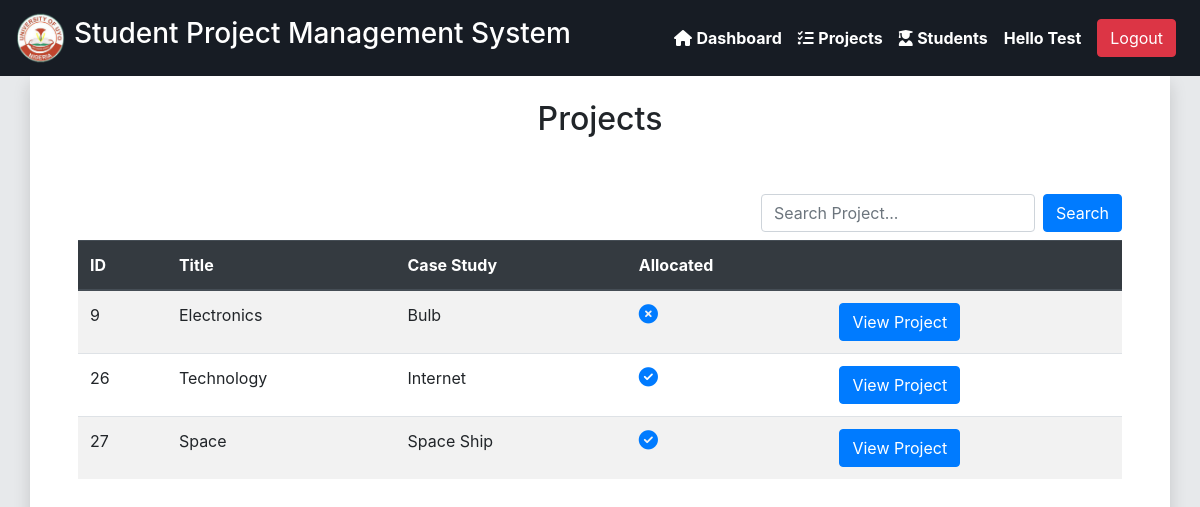
The app's page /project-list/ (signed in) with its own data.
### spa/models.py (models this page shows, shortened)
class Project(models.Model):
	title = models.CharField(max_length=200)
	case_study = models.CharField(max_length=200)
	@property
	def allocated(self):
		if self.student_set.all().count() > 0:
			return True
		return False

### spa/views.py (the view)
class ProjectListView(LoginRequiredMixin, generic.ListView):
	template_name = 'spa/project-list.html'
	def get_queryset(self, *args, **kwargs):
		search = self.request.GET.get('search') or ''
		queryset = Project.objects.filter(Q(title__icontains=search) | Q(case_study__icontains=search))
		return queryset

### spa/templates/spa/project-list.html (shortened to what this page needs)
{% extends 'base.html' %}
{% block content %}
	<h2 class="text-center mt-4">Projects</h2>
	<div class="row">
		<div class="col-lg-12 p-3 p-lg-5">
			<div class="d-flex justify-content-end mb-2">
				<form class="form-inline">
					<input type="text" name="search" class="form-control" placeholder="Search Project...">
					<button type="submit" class="btn btn-primary ml-2 d-none d-md-inline">Search</button>
				</form>
			</div>
			<div class="table-responsive-md">
				<table class="table table-striped">
					<thead class="thead-dark">
						<tr>
							<th>ID</th>
							<th>Title</th>
							<th>Case Study</th>
							<th>Allocated</th>
							<th></th>
						</tr>
					</thead>
					<tbody>
						{% for project in object_list %}
							<tr>
								<td>{{project.pk}}</td>
								<td>{{project.title}}</td>
								<td>{{project.case_study}}</td>
								<td>
									{% if project.allocated == True %}
									<i class="fa-solid fa-circle-check text-primary f-lg"></i>
									{% else %}
									<i class="fa-solid fa-circle-xmark text-primary f-lg"></i>
									{% endif %}
								</td>
								<td>
									<a href="{% url 'project_detail' project.pk %}" class="btn btn-primary" style="white-space: nowrap;">View Project</a>
								</td>
							</tr>
						{% endfor %}
					</tbody>
				</table>
			</div>
		</div>
	</div>
{% endblock content %}

### spa/templates/nav.html (shortened to what this page needs)
{% load static %}
<nav class="navbar navbar-expand-lg navbar-dark background-1 text-white">
	<a href="{% if request.user.is_authenticated %}{% if request.user.is_staff %}{% url 'admin_dashboard' %}{% else %}{% url 'student_dashboard' request.user.pk %}{% endif %}{% endif %}" class="navbar-brand">
		<div class="d-flex align-items-center">
			<img src="{% static 'images/uniuyo-logo.png' %}" width="50" height="50">
			<h3 class="ml-2 d-none d-xl-block">Student Project Management System</h3>
		</div>
	</a>
	<div id="collapsibleNavbar" class="collapse navbar-collapse">
		<ul class="navbar-nav ml-lg-auto d-flex align-items-lg-center">
			{% if request.user.is_authenticated %}
				<li class="nav-item">
					<a href="{% if request.user.is_staff %}{% url 'admin_dashboard' %}{% else %}{% url 'student_dashboard' request.user.pk %}{% endif %}" class="nav-link text-white">
						<i class="fa-solid fa-house"></i>
						<span class="font-weight-bold">Dashboard</span>
					</a>
				</li>
				<li class="nav-item">
					<a href="{% url 'project_list' %}" class="nav-link text-white">
						<i class="fa-solid fa-list-check"></i>
						<span class="font-weight-bold">Projects</span>
					</a>
				</li>
				<li class="nav-item">
					<a href="{% url 'student_list' %}" class="nav-link text-white">
						<i class="fa-solid fa-user-graduate"></i>
						<span class="font-weight-bold">Students</span>
					</a>
				</li>
				<li class="nav-item">
					<a href="javascript:void" class="nav-link text-white font-weight-bold">Hello
					{% if request.user.first_name %}
						{{request.user.first_name}}
					{% else %}
						{{request.user.username}}
					{% endif %}
					</a>
				</li>
				<li class="nav-item">
					<a href="{% url 'account_logout' %}" class="nav-link">
						<button class="btn btn-danger">Logout</button>
					</a>
				</li>
			{% endif %}
		</ul>
	</div>
</nav>

### static/styles.css (style rules this page uses)
.background-1 { background: #171c24 !important; }
.background-2 { background: #E7E9EB !important; }
img { object-fit: cover; }
.f-lg { font-size: 1.2rem; }

### records on screen
Project: pk "9", title "Electronics", case_study "Bulb"
Project: pk "26", title "Technology", case_study "Internet"
Project: pk "27", title "Space", case_study "Space Ship"

### other values on screen
{{ request.user.first_name }} "Test"
